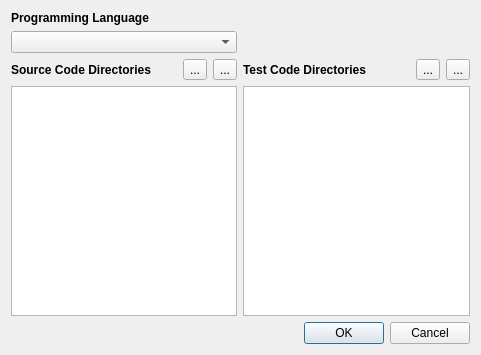
<?xml version="1.0" encoding="UTF-8"?>
<ui version="4.0">
 <class>SettingsDialog</class>
 <widget class="QDialog" name="SettingsDialog">
  <property name="geometry">
   <rect>
    <x>0</x>
    <y>0</y>
    <width>481</width>
    <height>355</height>
   </rect>
  </property>
  <property name="windowTitle">
   <string>Project Settings</string>
  </property>
  <layout class="QGridLayout" name="gridLayout">
   <item row="0" column="0" colspan="3">
    <widget class="QLabel" name="label">
     <property name="font">
      <font>
       <weight>75</weight>
       <bold>true</bold>
      </font>
     </property>
     <property name="text">
      <string>Programming Language</string>
     </property>
    </widget>
   </item>
   <item row="1" column="0" colspan="3">
    <widget class="QComboBox" name="languageComboBox"/>
   </item>
   <item row="1" column="3" colspan="2">
    <spacer name="horizontalSpacer_3">
     <property name="orientation">
      <enum>Qt::Horizontal</enum>
     </property>
     <property name="sizeHint" stdset="0">
      <size>
       <width>195</width>
       <height>20</height>
      </size>
     </property>
    </spacer>
   </item>
   <item row="3" column="1">
    <widget class="QToolButton" name="addSourceDirButton">
     <property name="text">
      <string>...</string>
     </property>
    </widget>
   </item>
   <item row="3" column="2">
    <widget class="QToolButton" name="removeSourceDirButton">
     <property name="text">
      <string>...</string>
     </property>
    </widget>
   </item>
   <item row="3" column="4">
    <widget class="QToolButton" name="addTestDirButton">
     <property name="text">
      <string>...</string>
     </property>
    </widget>
   </item>
   <item row="3" column="5">
    <widget class="QToolButton" name="removeTestDirButton">
     <property name="text">
      <string>...</string>
     </property>
    </widget>
   </item>
   <item row="5" column="0" colspan="6">
    <widget class="QDialogButtonBox" name="buttonBox">
     <property name="orientation">
      <enum>Qt::Horizontal</enum>
     </property>
     <property name="standardButtons">
      <set>QDialogButtonBox::Cancel|QDialogButtonBox::Ok</set>
     </property>
    </widget>
   </item>
   <item row="3" column="0">
    <widget class="QLabel" name="label_2">
     <property name="font">
      <font>
       <weight>75</weight>
       <bold>true</bold>
      </font>
     </property>
     <property name="text">
      <string>Source Code Directories</string>
     </property>
    </widget>
   </item>
   <item row="3" column="3">
    <widget class="QLabel" name="label_3">
     <property name="font">
      <font>
       <weight>75</weight>
       <bold>true</bold>
      </font>
     </property>
     <property name="text">
      <string>Test Code Directories</string>
     </property>
    </widget>
   </item>
   <item row="4" column="0" colspan="3">
    <widget class="QListView" name="sourceDirsListView"/>
   </item>
   <item row="4" column="3" colspan="3">
    <widget class="QListView" name="testDirsListView"/>
   </item>
  </layout>
 </widget>
 <resources/>
 <connections>
  <connection>
   <sender>buttonBox</sender>
   <signal>accepted()</signal>
   <receiver>SettingsDialog</receiver>
   <slot>accept()</slot>
   <hints>
    <hint type="sourcelabel">
     <x>248</x>
     <y>254</y>
    </hint>
    <hint type="destinationlabel">
     <x>157</x>
     <y>274</y>
    </hint>
   </hints>
  </connection>
  <connection>
   <sender>buttonBox</sender>
   <signal>rejected()</signal>
   <receiver>SettingsDialog</receiver>
   <slot>reject()</slot>
   <hints>
    <hint type="sourcelabel">
     <x>316</x>
     <y>260</y>
    </hint>
    <hint type="destinationlabel">
     <x>286</x>
     <y>274</y>
    </hint>
   </hints>
  </connection>
 </connections>
</ui>
